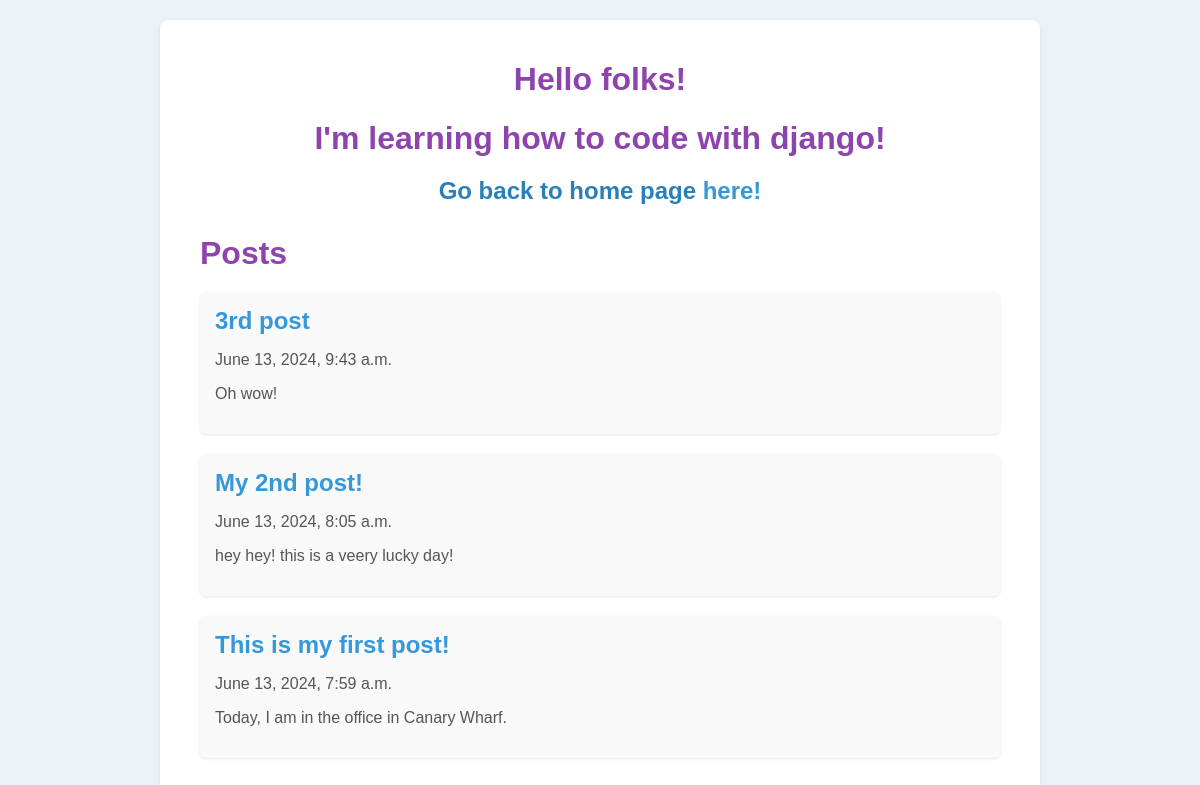
The page /playground/ on the database as committed earlier.
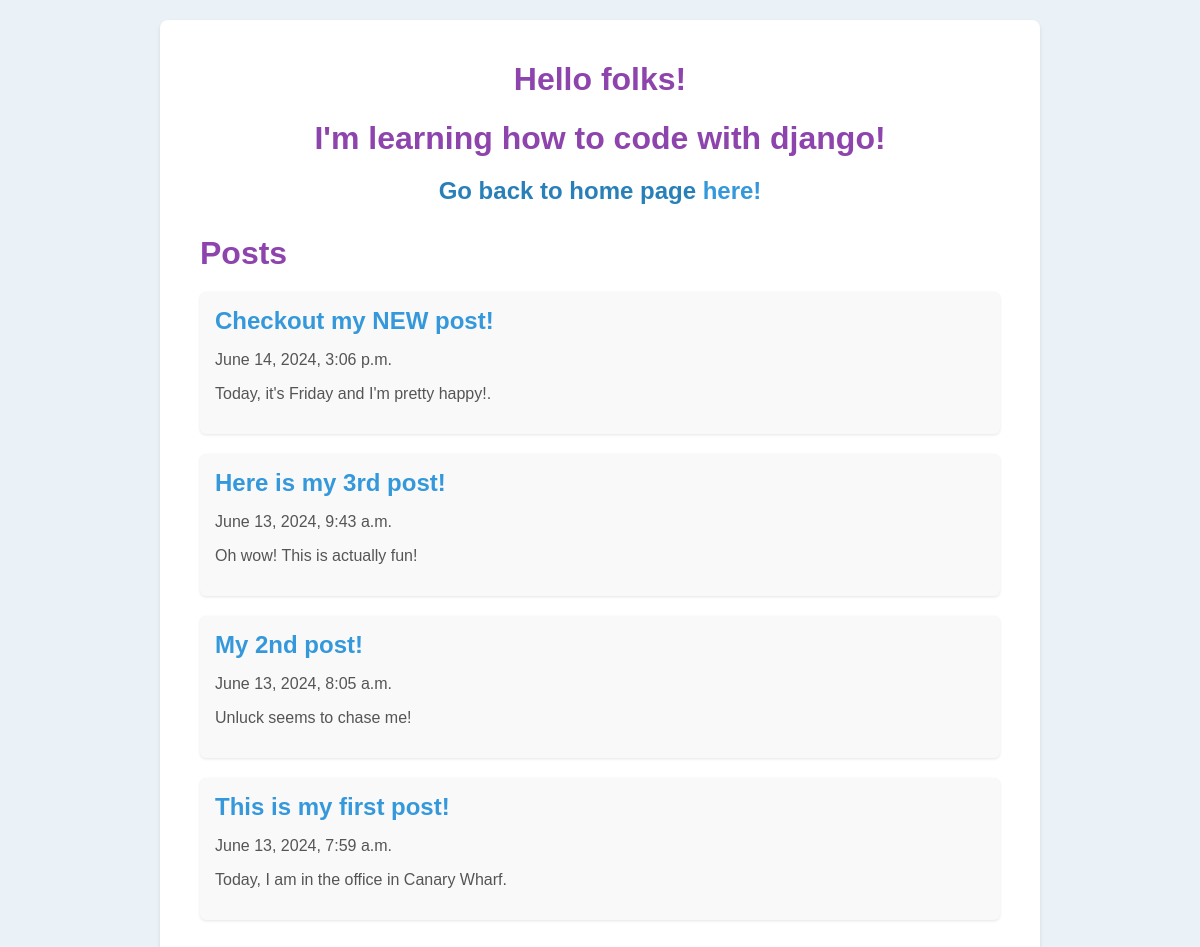
The same page on the database as committed later.
### playground/models.py (models this page shows, shortened)
class Post(models.Model):
    title = models.CharField(max_length=100)
    content = models.TextField()
    slug = models.SlugField()
    created_at = models.DateTimeField(auto_now_add=True)

### playground/views.py (the view)
# urls.py: path('', views.show_my_name, name="posts_list"),
def show_my_name(request):
    posts = Post.objects.all().order_by('-created_at')    #descending order
    return render(request, 'about.html', {'posts': posts})

### playground/templates/about.html (shortened to what this page needs)
<!DOCTYPE html>
<html lang="en">
<head>
</head>
<body>
    <div class="container">
        <h1>Hello folks!</h1>
        <h1> I'm learning how to code with django! </h1>
        <h2>Go back to home page <a href="/">here!</a></h2>
        <div class="posts">
            <h1>Posts</h1>
            {% for post in posts %}
                <article class="post">
                    <h2>
                        <a href= "{% url 'playground:post_detail' slug=post.slug %}">{{ post.title }}</a>
                    </h2>
                    <p> {{ post.created_at }} </p>
                    <p>{{ post.content }}</p>
                </article>
            {% endfor %}
        </div>
    </div>
</body>
</html>

### playground/templates/about.html (style rules this page uses)
body { font-family: Arial, sans-serif; background-color: #eaf2f8; margin: 0; padding: 0; display: flex; justify-content: center; align-items: flex-start; min-height: 100vh; color: #333; }
.container { width: 80%; max-width: 800px; margin: 20px; text-align: center; background-color: #fff; padding: 20px 40px; border-radius: 8px; box-shadow: 0 2px 4px rgba(0,0,0,0.1); }
h1 { color: #8e44ad; margin-bottom: 20px; }
h2 { color: #2980b9; margin-bottom: 10px; }
a { color: #3498db; text-decoration: none; }
.posts { margin-top: 30px; text-align: left; }
.post { background-color: #f9f9f9; margin-bottom: 20px; padding: 15px; border-radius: 6px; box-shadow: 0 1px 3px rgba(0,0,0,0.1); }
.post h2 { color: #34495e; margin-top: 0; }
.post p { color: #555; }

Rows that differ between the two databases and show on the page:
added Post: title "Checkout my NEW post!", created_at "June 14, 2024, 3:06 p.m.", content "Today, it's Friday and I'm pretty happy!."
changed Post: title "3rd post" → "Here is my 3rd post!"; content "Oh wow!" → "Oh wow! This is actually fun!"
changed Post "My 2nd post!": content "hey hey! this is a veery lucky day!" → "Unluck seems to chase me!"
